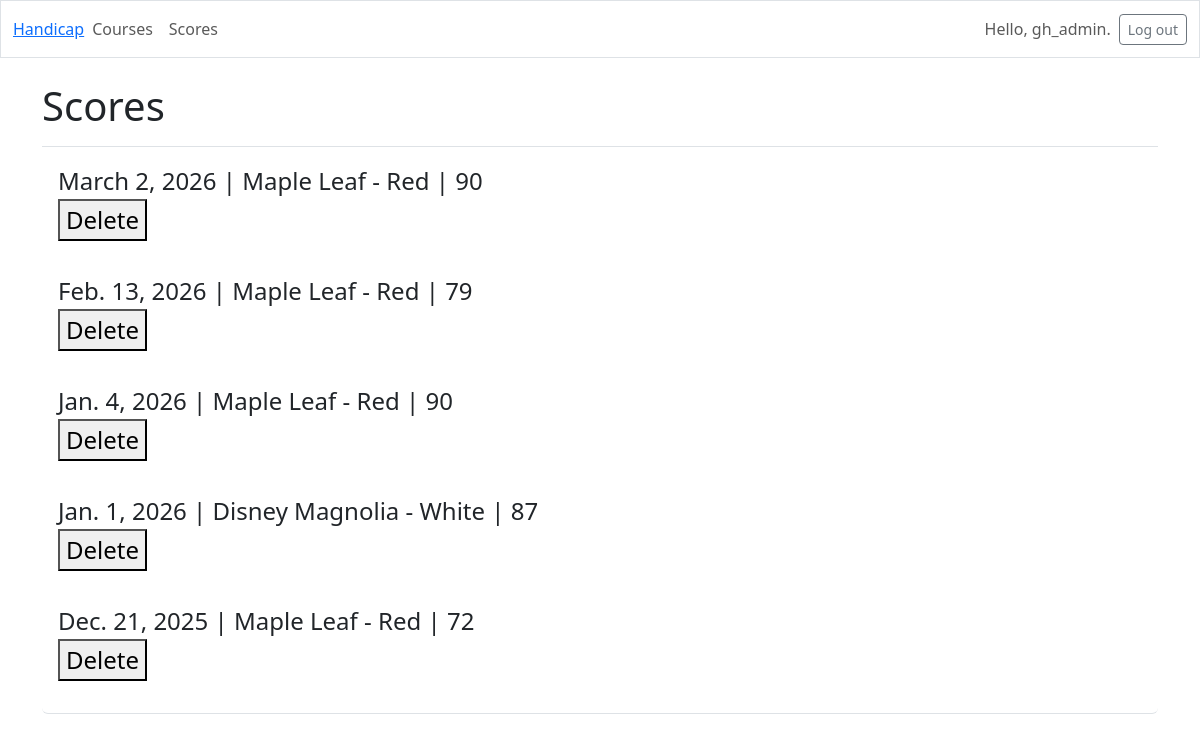
The page /scores/ (signed in) on the database as committed earlier.
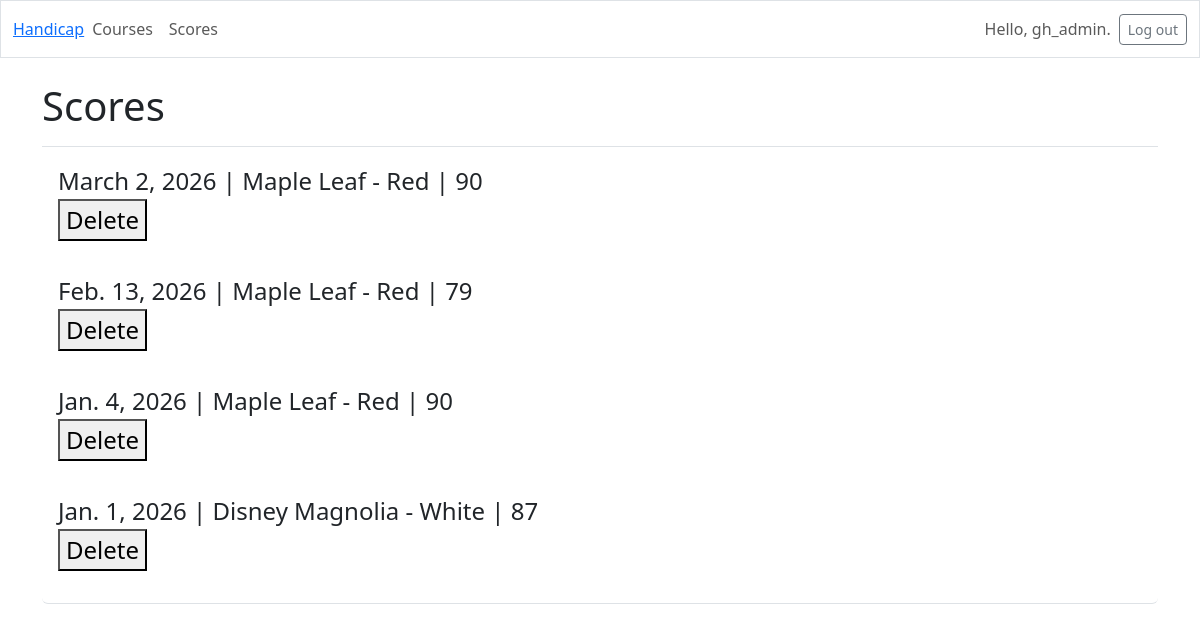
The same page on the database as committed later.
### golf_handicap/models.py (models this page shows, shortened)
class Score(models.Model):
    tee = models.ForeignKey(CourseTee, on_delete=models.CASCADE)
    score = models.IntegerField()
    date_played = models.DateField()
    date_added = models.DateTimeField(auto_now_add=True)
    owner = models.ForeignKey(User, on_delete=models.CASCADE)

class CourseTee(models.Model):
    course = models.ForeignKey(Course, on_delete=models.CASCADE)
    tee_name = models.CharField(max_length=200)
    course_rating = models.DecimalField(max_digits=4, decimal_places=1)
    slope_rating = models.IntegerField()
    course_par = models.IntegerField()
    date_added = models.DateTimeField(auto_now_add=True)
    def __str__(self):
        return f"{self.course.course_name} - {self.tee_name}"

class Course(models.Model):
    course_name = models.CharField(max_length=200)
    location = models.CharField(max_length=200)
    date_added = models.DateTimeField(auto_now_add=True)

### golf_handicap/views.py (the view)
# urls.py: path('scores/', views.scores, name='scores'),
@login_required
def scores(request):
    scores = Score.objects.filter(owner=request.user).order_by('-date_played')[:20]
    context = {'scores': scores}
    return render(request, 'golf_handicap/scores.html', context)

### golf_handicap/templates/golf_handicap/scores.html (shortened to what this page needs)
{% extends 'golf_handicap/base.html' %}
{% load bootstrap_icons %}
{% block page_header %}
  <h1>Scores</h1>
{% endblock page_header %}
{% block content %}
    <ul class="list-group border-bottom pb-2 mb-4">
      {% for score in scores %}
        <li class="list-group-item border-0 fs-4">{{ score.date_played }} | {{ score.tee}} | {{ score.score }}
          <form action="{% url 'golf_handicap:delete_score' score_id=score.id %}" method="post" style="display_inline;">
            <button type="submit" onclick="return confirm('Are you sure you want to delete this score?');">
              Delete
            </button>
          </form></p>
        </li>
      {% endfor %}
    </ul>
{% endblock content %}

Rows that differ between the two databases and show on the page:
removed Score: date_played "Dec. 21, 2025", tee "Maple Leaf - Red", score "72"
